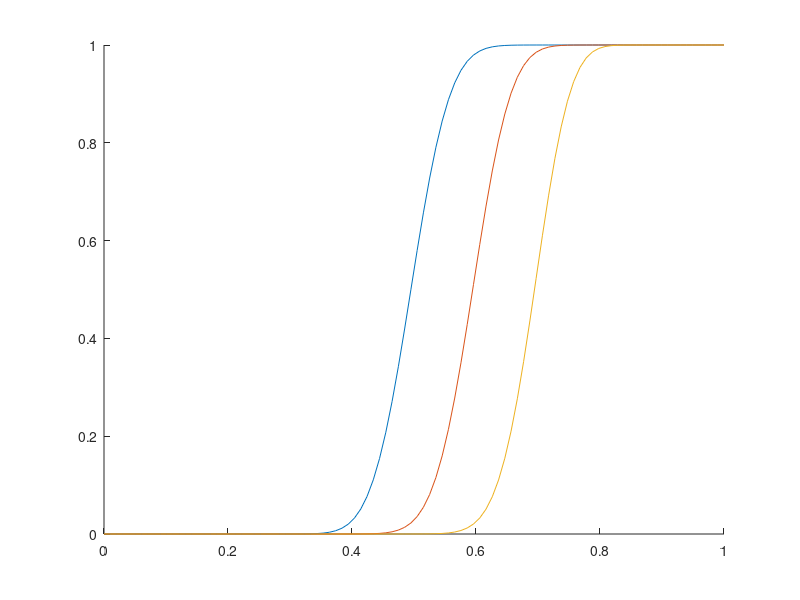

Reproduce this figure in MATLAB.
A_disc = pi * 5e-9 * 5e-9;
A_field = 80e-6 * 80e-6;
xs = linspace(0, 1, 100);
ys = zeros(100,1);
N_discs = 100;

% Probability that our hit rate (binding to discs) is at least 50% 
ys = binocdf(50, N_discs, 1-xs);
hold on;
plot(xs, ys);

% P(hit rate) > 60%
plot(xs, binocdf(40, N_discs, 1-xs));

% P(hit rate) > 70%
plot(xs, binocdf(30, N_discs, 1-xs));
hold off;
